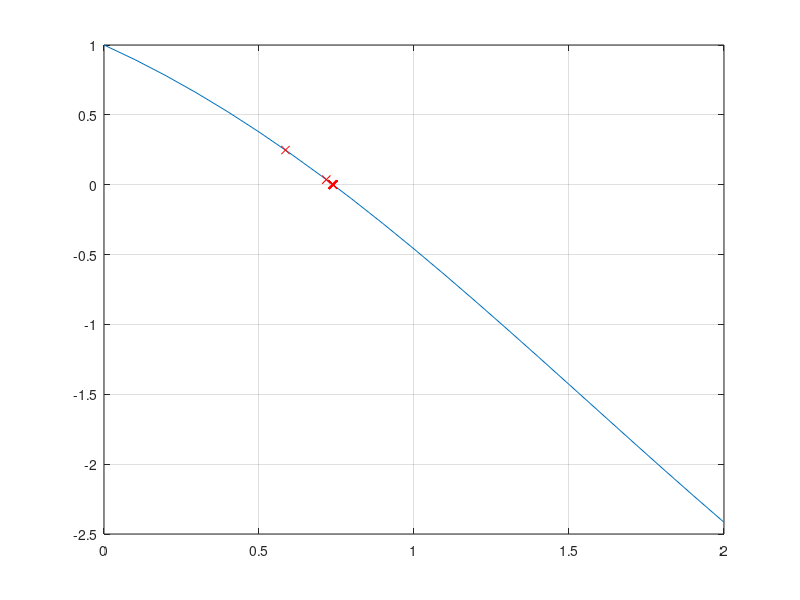

Recreate this plot in MATLAB.
function x = FalsePosition
f = @(x) cos(x)-x;
sol=fzero(f,0);
x=  0:0.1:2;
y = f(x);
x1= 0;
x2= 2;
niter=20;
xall= zeros(1,niter);
for i=1:niter;
    if abs(f(xall))<0.1
        break
    end
xnew=(x2)-((f(x2)*(x2-x1))/((f(x2))-(f(x1))));
if f(x2)*f(xnew)<0
    x1=xnew;
else
   x2=xnew;
end

xall(i)=xnew;
end
disp('FalsePosition Sol')
disp(sol)
yall=f(xall);
plot (x,y,xall,yall,'rx'); grid on
disp (xall);